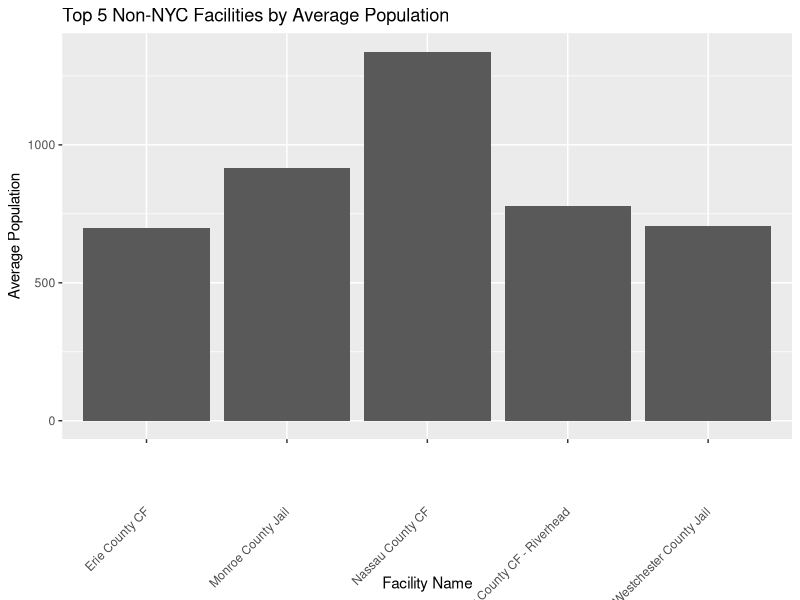
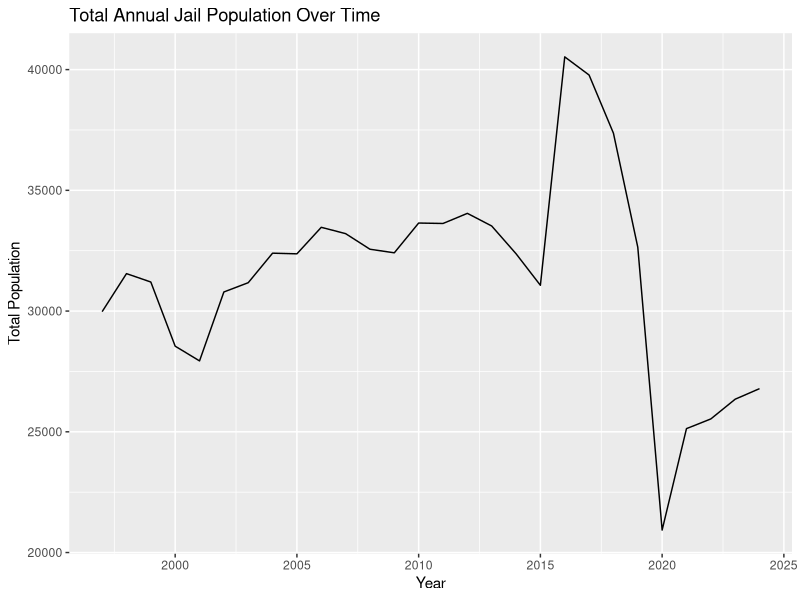
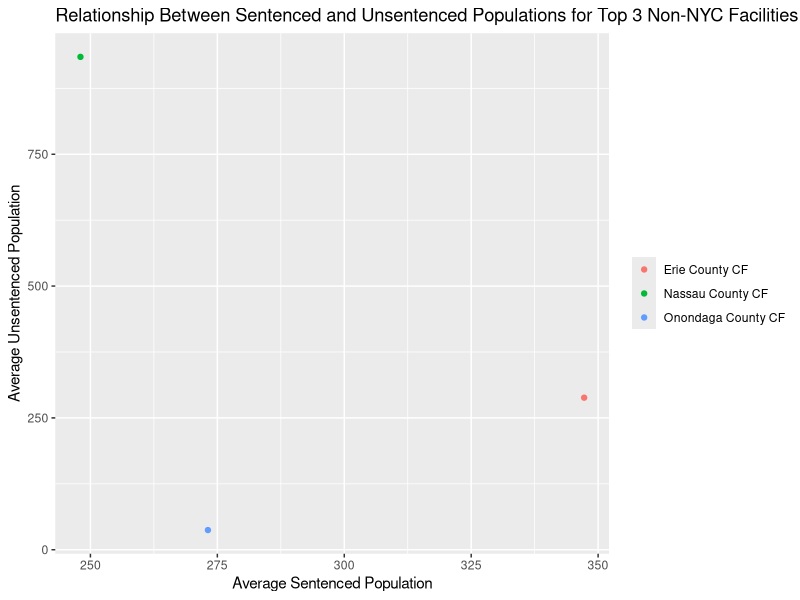

These charts were generated, in order, by the following R code:
## ---- chunk 1
knitr::opts_chunk$set(echo = TRUE)
## ---- chunk 2
# Load jail population dataset via local CSV download
jail_data <- read.csv("data/Jail_Population_By_County.csv")

# Preview the first rows
head(jail_data)
## ---- chunk 3
# Basic structure and size
dim(jail_data)                     # Verify rows > 500 and columns >= 5
str(jail_data)                     # Inspect variable types

# Data completeness
colSums(is.na(jail_data))          # Missing values per column
(colSums(is.na(jail_data)) / nrow(jail_data)) * 100  # Missing % per column

# Cardinality check
sapply(jail_data, function(x) length(unique(x)))
## ---- chunk 4
#For easier access: rename columns
colnames(jail_data) <- c(
"facility_name", "year", "census", "boarded_out", "boarded_in",
"inhouse_census", "sentenced", "civil", "federal",
"technical_parole_violators", "state_readies", "other_unsentenced"
)
# Load necessary libraries
library(dplyr)

# Check the structure of the data
str(jail_data)

# Convert character columns to numeric
jail_data$census <- as.numeric(gsub(",", "", jail_data$census))
jail_data$inhouse_census <- as.numeric(gsub(",", "", jail_data$inhouse_census))
jail_data$sentenced <- as.numeric(gsub(",", "", jail_data$sentenced))
jail_data$federal <- as.numeric(gsub(",", "", jail_data$federal))
jail_data$technical_parole_violators <- as.numeric(gsub(",", "", jail_data$technical_parole_violators))
jail_data$state_readies <- as.numeric(gsub(",", "", jail_data$state_readies))
jail_data$other_unsentenced <- as.numeric(gsub(",", "", jail_data$other_unsentenced))

# Drop original character columns
jail_data$Census <- NULL
jail_data$In.House.Census <- NULL
jail_data$Sentenced <- NULL
jail_data$Federal <- NULL
jail_data$Technical.Parole.Violators <- NULL
jail_data$State.Readies <- NULL
jail_data$Other.Unsentenced <- NULL


# Calculate total annual jail population
total_population <- aggregate(jail_data$inhouse_census, by = list(jail_data$year), FUN = sum)
colnames(total_population) <- c("year", "total_population")

# Calculate average annual population per facility
avg_facility_population <- jail_data %>%
  group_by(facility_name) %>%
  summarise(avg_population = mean(inhouse_census))

# Print results
print(total_population)
print(avg_facility_population)
## ---- chunk 5
# Load necessary libraries
library(ggplot2)
library(dplyr)

# Bar chart: Top 5 non-NYC facilities by average population
top_5_non_nyc_facilities <- jail_data %>%
  filter(facility_name!= "All NYC Facilities" & facility_name!= "All Non-NYC Facilities") %>%
  group_by(facility_name) %>%
  summarise(avg_population = mean(inhouse_census)) %>%
  arrange(desc(avg_population)) %>%
  head(5)

ggplot(top_5_non_nyc_facilities, aes(x = facility_name, y = avg_population)) +
  geom_bar(stat = "identity") +
  labs(title = "Top 5 Non-NYC Facilities by Average Population", x = "Facility Name", y = "Average Population") +
  theme(axis.text.x = element_text(angle = 45, vjust = 0.5, hjust = 1))

# Line graph: Total annual jail population over time
ggplot(total_population, aes(x = year, y = total_population)) +
  geom_line() +
  labs(title = "Total Annual Jail Population Over Time", x = "Year", y = "Total Population")

# Scatter plot: Relationship between sentenced and unsentenced populations for top 3 non-NYC facilities by average population
top_3_non_nyc_facilities <- jail_data %>%
  filter(facility_name!= "All NYC Facilities" & facility_name!= "All Non-NYC Facilities") %>%
  group_by(facility_name) %>%
  summarise(avg_sentenced = mean(sentenced), avg_unsentenced = mean(other_unsentenced)) %>%
  arrange(desc(avg_sentenced)) %>%
  head(3)

ggplot(top_3_non_nyc_facilities, aes(x = avg_sentenced, y = avg_unsentenced, color = factor(facility_name))) +
  geom_point() +
  labs(title = "Relationship Between Sentenced and Unsentenced Populations for Top 3 Non-NYC Facilities", x = "Average Sentenced Population", y = "Average Unsentenced Population") +
  theme(legend.title = element_blank())
